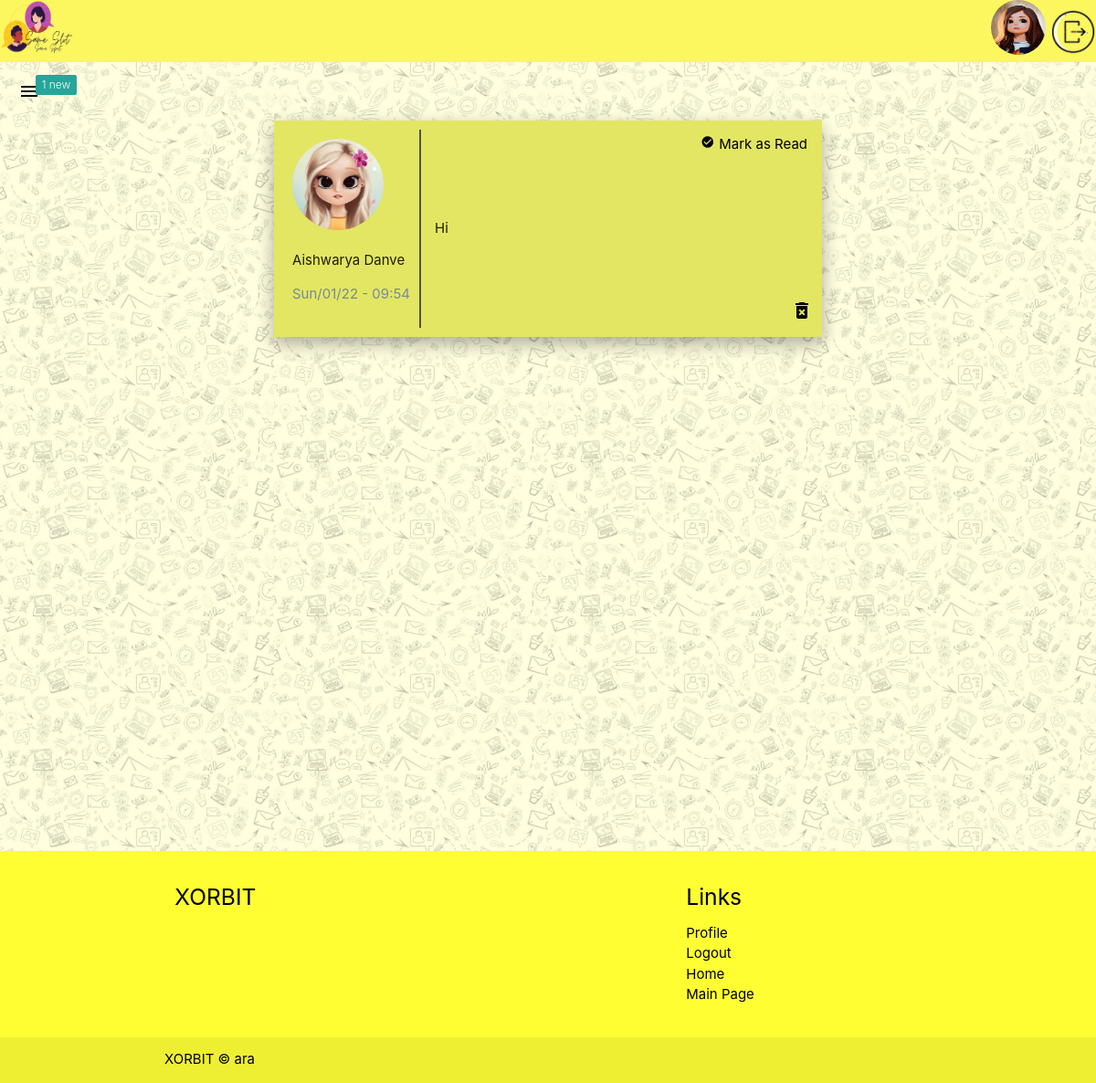
Before: /view-messages/ (signed in) with the older database file.
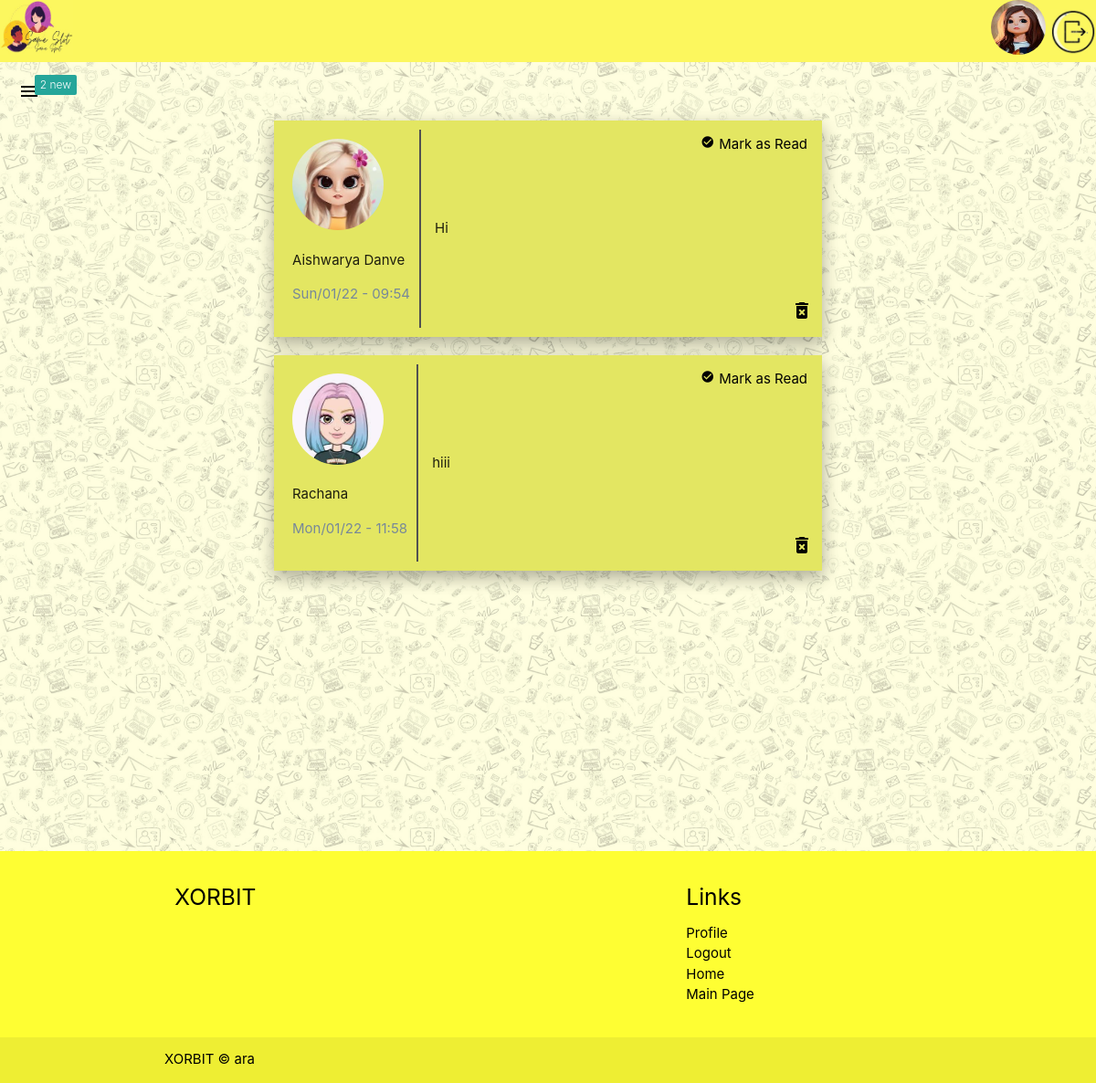
After: the same page with the newer database file.
### main/models.py (models this page shows, shortened)
class Message(models.Model):
    content = models.TextField()
    date_posted = models.DateTimeField(default=timezone.now)
    author = models.ForeignKey(
        User, on_delete=models.CASCADE, related_name="author")
    receiver = models.ForeignKey(
        User, on_delete=models.CASCADE, related_name="receiver", null=True)
    status = models.BooleanField(default=False)

### users/models.py (models this page shows, shortened)
class Profile(models.Model):
    GENDER_C = [
        ("Male", "Male"),
        ("Female", "Female"),
        ("Other", "Other")
    ]
    PROFILE_T = [
        ("Bff's", "Bff's"),
        ("Dating", "Dating"),
        ("Business", "Business")
    ]
    user = models.OneToOneField(User, on_delete=models.CASCADE)
    full_name = models.CharField(max_length=100, null=True)
    age = models.IntegerField(null=True)
    gender = models.CharField(max_length=50, blank=True, null=True, choices=GENDER_C)
    profile_image = models.ImageField(upload_to='profile_pic', default="default.jpg", null=True, blank=True)
    bio = models.TextField(null=True)
    profiletype = models.CharField(max_length=50, choices=PROFILE_T, default=None, null=True, blank=True)
    likeability = models.ManyToManyField( User, related_name="likes", blank=True)
    blocked_by = models.ManyToManyField(User, related_name="blocked", blank=True)

### main/views.py (the view)
# urls.py: path("view-messages/", views.ViewMessages, name="view-messages"),
@login_required
def ViewMessages(req):
    messages = Message.objects.filter(receiver=req.user)
    unreadMessages = Message.objects.filter(
        receiver=req.user).filter(status=False).count()
    userIn = req.user
    context = {
        'msgs': messages,
        'userIn': userIn,
        'unreadmsgs': unreadMessages
    }
    return render(req, "messages.html", context)

### main/templates/messages.html (shortened to what this page needs)
{% extends "base.html" %}
{% block content %}
<section>
  <div class="navigation navigation--bg" style="background-color:#fcf75e">
    <div class="user-view">
      <a href="{% url 'profile-page' %}"><img  width="80px" height="60px"  src="/static/main/b3.jpg" />
    </div>
    <div>
      {% if user.is_authenticated %}
      <img href="{% url 'profile-page' %}" class="circle" width="60px"  height="60px"   src="{{userIn.profile.profile_image.url}}" />
      <a href="{% url 'logout' %}"></a><img  width="50px" height="50px"  src="/static/main/b4.jpg" />
      {% else %}
      <a href="{% url 'login' %}" class="login link">Log in</a>
      {% endif %}
    </div>
  </div>
  <div class="burger">
    {% if unreadmsgs > 0 %}
      <a href="#" data-target="slide-out" class="sidenav-trigger"
        ><span class="new badge">{{unreadmsgs}}</span>
        <i class="material-icons" style="color: black; margin: 20px;">menu</i>
      </a>
    {% else %}
      <a href="#" data-target="slide-out" class="sidenav-trigger"
        >
        <i class="material-icons" style="color: black; margin: 20px;">menu</i>
      </a>
    {% endif %}
  </div>
</section>
<section class="messages" >
{% if msgs %}
  {% for msg in msgs %}
      <div class="message" style="background-color: rgb(227, 230, 98);" >
          <div class="message__detail">
              <img class="message__image" src='{{msg.author.profile.profile_image.url}}' />
              <p class="message__authort">{{msg.author.profile.full_name}}</p>
              <p class="message__date">{{msg.date_posted|date:"D/m/y - H:i"}}</p>
          </div>
          <div class="message__content" >
              <p class="message__msg">{{msg.content}}</p>
          </div>
          <form method="POST", action="{% url 'mark-read' msg.pk %}">
              {% if not msg.status %}
                  <button class="mark-read" name="msg_id" value="{{msg.id}}"><i class="tiny material-icons">check_circle</i>Mark as Read</button>
              {% else %}
                  <p class="read">Message Read</p>
              {% endif %}
          </form>
          <a href="{% url 'delete-message' msg.pk %}" class="remove-btn"><i class="material-icons">delete_forever</i></a>
    </div>
  {% endfor %}
{% else %}
  <h4 style="text-align:center">You have no Messages :(</h4>
{% endif %}
</section>
{% include "footer.html" %}
{% endblock content %}

Changed rows visible on the page:
added Message: author.profile.profile_image (picture), author.profile.full_name "Rachana", date_posted "Mon/01/22 - 11:58", content "hiii", {{ msg.id }} 7 (drawn)
Other visible differences:
{{ unreadmsgs }}: "1" → "2"
